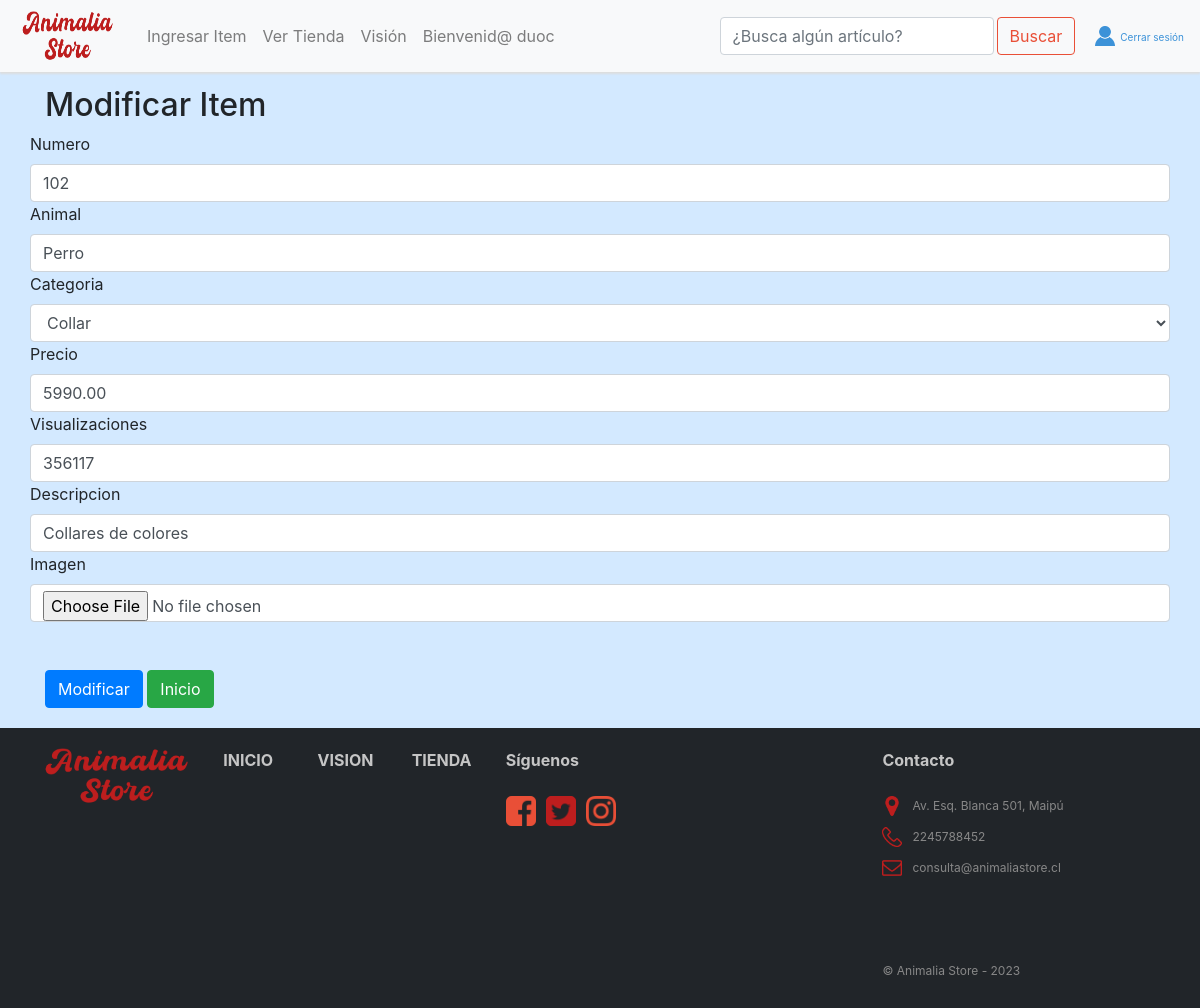
/modificar/102 (signed in), run on the app's committed database.
### vehiculos/models.py (models this page shows, shortened)
class Animal(models.Model):
    numero = models.CharField(primary_key=True, max_length=10, verbose_name="Id")
    animal = models.CharField(max_length=100, blank=False, verbose_name="Animal")
    categoria = models.ForeignKey(Categoria, on_delete=models.CASCADE, verbose_name="Categoria")
    precio = models.DecimalField(max_digits=10, decimal_places=2, blank=False, verbose_name="Precio")
    visualizaciones = models.PositiveIntegerField(default='', blank=False, verbose_name="Visualizaciones")
    descripcion = models.TextField(max_length=50, null=True)
    imagen = models.ImageField(upload_to="imagenes", null=True, blank=True, verbose_name="Imagen")

### vehiculos/views.py (the view)
# urls.py: path('modificar/<id>', modificar, name="modificar"),
@login_required
def modificar(request,id):
    animal = Animal.objects.get(numero=id)         #obtenemos un objeto por su pk
    datos ={
        'form':AnimalForm(instance=animal)
    }
    if request.method=='POST':
        formulario = AnimalForm(data=request.POST, instance=animal, files=request.FILES)
        if formulario.is_valid:
            formulario.save()
            return redirect ('dos')
    return render(request, 'modificar.html', datos)

### vehiculos/context_processor.py (called while the page is built, shortened)
def total_carrito(request):
    total = 0
    return {'total_carrito':int(total)}

### vehiculos/models.py (called while the page is built)
    def __str__(self):
        return self.nombreCategoria

### vehiculos/templates/modificar.html (shortened to what this page needs)
{% extends "base.html" %}
{% block content %}
<!DOCTYPE html>
<html lang="en">
<head>
    {% load static %}
    <link href="{% static 'css/bootstrap.min.css' %}" rel="stylesheet">
    <link href="{% static 'css/estilos.css' %}" rel="stylesheet">
</head>
<body>
    <div class="container">
        <h2>Modificar Item</h2>
        <form method="POST" id="formulario" enctype="multipart/form-data">
            <div class="row">
                <label for="{{ form.field.name }}">
                    {{form.numero.label}}
                </label>
                {{ form.numero }}
            </div>
            <div class="row">
                <label for="{{ form.field.name }}">
                    {{form.animal.label}}
                </label>
                {{ form.animal }}
            </div>
            <div class="row">
                <label for="{{ animalform.field.name }}">
                    {{form.categoria.label}}
                </label>
                {{ form.categoria }}
            </div>
            <div class="row">
                <label for="{{ animalform.field.name }}">
                    {{form.precio.label}}
                </label>
                {{ form.precio }}
            </div>
            <div class="row">
                <label for="{{ animalform.field.name }}">
                    {{form.visualizaciones.label}}
                </label>
                {{form.visualizaciones}}
            </div>
            <div class="row">
                <label for="{{ animalform.field.name }}">
                    {{form.descripcion.label}}
                </label>
                {{form.descripcion}}
            </div>
            <div class="row">
                <label for="{{ form.field.name }}">
                    {{form.imagen.label}}
                </label>
                {{ form.imagen }}
            </div>
            <br><br>
            <div class="form-group">
                <input type="submit" class="btn btn-primary" value="Modificar">
                <a href="{% url 'index' %}" class="btn btn-success">Inicio</a>
            </div>
        </form>
    </div>
</body>
</html>
{% endblock %}

### vehiculos/templates/base.html (shortened to what this page needs)
<!DOCTYPE html>
<html lang="en">
<head>
    {% load static %}
    <link rel="stylesheet" href="https://cdnjs.cloudflare.com/ajax/libs/font-awesome/4.7.0/css/font-awesome.min.css">
    <link  href="{% static 'css/bootstrap.min.css' %}" rel="stylesheet">
    <link href="{% static 'css/estilos.css' %}" rel="stylesheet">
</head>
<body>
    <nav class="navbar navbar-expand-md navbar-light bg-light mb-4" id="barraNav">
        <a href="{% url 'index' %}" id="logoBookStop">
            <img src="{% static 'img/Logo.png' %}" alt="Logo AnimaliaStore" width="100px" height="50px">
        </a>
        <div class="collapse navbar-collapse" id="navbarCollapse">
            {% if user.is_staff %}
            <ul class="navbar-nav mr-auto">
                <li class="nav-item">
                    <a class="nav-link" href="{% url 'dos' %}">Ingresar Item</a>
                </li>
                <li class="nav-item">
                    <a class="nav-link" href="{% url 'mostrar' %}">Ver Tienda</a>
                </li>
                <li class="nav-item">
                    <a class="nav-link" href="{%url 'vision' %}">Visión</a>
                </li>
                <li class="nav-item">
                    <a class="nav-link" href="#">Bienvenid@ {{ user.username }} </a>
                </li>
            </ul>
            {% endif %}
            <form class="form-inline mt-2 mt-md-0">
                <input class="form-control mr-sm-2" type="text" placeholder="¿Busca algún artículo?" aria-label="Search">
                <button class="btn btn-outline-success my-2 my-sm-0" type="submit" id="btnBuscar">Buscar</button>
            </form>
            <div>
                {% if user.is_authenticated %}
                <a href="{% url 'logout' %}" id="userBookStop">
                    <img src="{% static 'img/user-vector-icon.png' %}" alt="userBookStop" width="20px">Cerrar sesión
                </a>
                {% else %}
                <a href="{% url 'login' %}" id="userBookStop">
                    <img src="{% static 'img/user-vector-icon.png' %}" alt="userBookStop" width="20px">Iniciar sesión
                </a>
                {% endif %}
            </div>
        </div>
    </nav>
    {% block content %}
    {% endblock %}
    <footer >
        <div class="row col-12">
            <div class="col-lg-2">
                <a href="{%url 'index'%}" id="linkFooter">
                <img src="{% static 'img/Logo.png' %}" alt="AnimaliaStore" class="img-fluid" width="200px" ></a>
            </div>
            <div class="col-lg-1">
                <a href="{%url 'index'%}" id="linkFooter"><strong>INICIO</strong></a>
            </div>
            <div class="col-lg-1">
                <a href="{%url 'vision'%}" id="linkFooter"><strong>VISION</strong></a>
            </div>
            <div class="col-lg-1">
                <a href="{%url 'mostrar'%}" id="linkFooter"><strong>TIENDA</strong></a>
            </div>
            <div class="col-lg-4">
                <strong>Síguenos</strong>
                <br><br>
                <div class="row">
                    <a href="https://www.facebook.com">
                    <img src="{% static 'img/2000px-Facebook_font_awesome.svg.png' %}" alt="" width="30px" height="30px"
                        style=" margin-left: 15px;"></a>
                        <a href="https://www.twitter.com">
                    <img src="{% static 'img/twitter.png' %}" alt="" width="30px" height="30px" style=" margin-left: 10px;"></a>
                    <a href="https://www.instagram.com">
                    <img src="{% static 'img/Instagram.png' %}" alt="" width="30px" height="30px" style=" margin-left: 10px;"></a>
                </div>
            </div>
            <div class="col-lg-3">
                <strong>Contacto</strong>
                <br><br>
                <div class="row">
                    <img src="{% static 'img/location.png' %}" alt="" width="20px" height="20px"
                        style="margin-right: 10px; margin-left: 15px;">
                    <p>Av. Esq. Blanca 501, Maipú</p>
                </div>
                <div class="row">
                    <img src="{% static 'img/fono.png' %}" alt="" width="20px" height="20px"
                        style="margin-right: 10px; margin-left: 15px;">
                    <p>2245788452</p>
                </div>
                <div class="row">
                    <img src="{% static 'img/email.png' %}" alt="" width="20px" height="20px"
                        style="margin-right: 10px; margin-left: 15px;">
                    <p>consulta@animaliastore.cl</p>
                </div>
                <br><br><br>
                <p>&copy; Animalia Store - 2023</p>
            </div>
        </div>
    </footer>
</body>
</html>

### vehiculos/static/css/estilos.css (style rules this page uses)
body { background-color: #d3e9ff; padding-top: 86px; }
#logoBookStop { color: #3C92D8; font-size: 20px; text-decoration: none; margin-right: 16px; padding-top: 3px; }
#logoBookStop img { margin-right: 7px; margin-bottom: 3px; }
.navbar { -webkit-box-shadow: 0px 2px 2px #dddddd; -moz-box-shadow: 0px 2px 2px #dddddd; box-shadow: 0px 2px 2px #dddddd; position: fixed; z-index: 1; display: flex; transition: 0.3s; width: 100%; top: 0; }
#userBookStop { color: #3C92D8; font-size: 10px; text-decoration: none; }
#userBookStop img { margin-right: 5px; margin-bottom: 3px; }
#btnBuscar { border-color: #e94f37; color: #e94f37; margin-right: 20px; margin-left: -5px; }
footer { padding: 20px; color: #c5c5c5; background-color: #212529; height: 280px; margin-top: 20px; }
footer div p { font-size: 12px; color: #888888; padding-top: 5px; line-height: 10px; }
#linkFooter { color: #c5c5c5; text-decoration: none; }

### data on the page
Animal: numero "102", animal "Perro", categoria "Collar", precio "5990.00", visualizaciones "356117", descripcion "Collares de colores"

### other printed values
{{ user.username }} "duoc"
